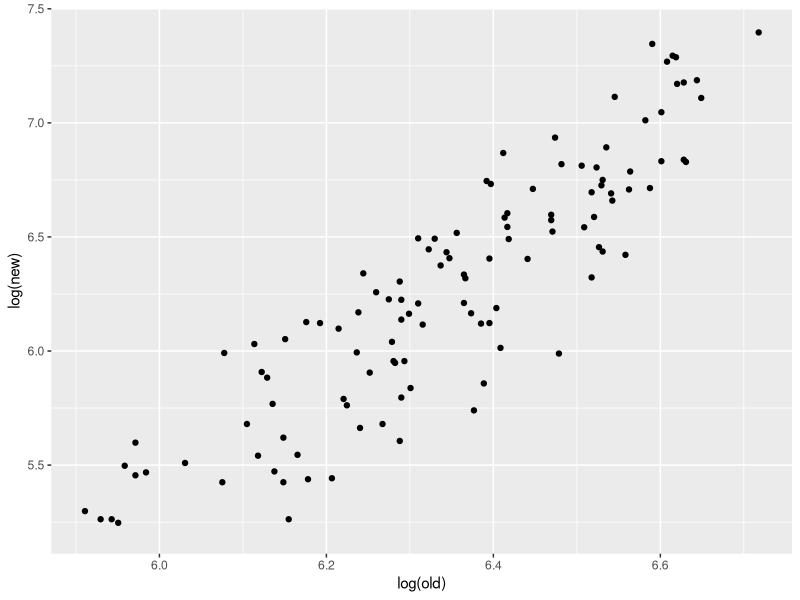

This chart was generated by the following R code:
##########
## This script combines fifa world team ranking data and
## world cup result data


###########################
##TO RUN: Set working Directory to the Location of the Project
HOMEDIR <- "F:/Docs/Personal/rross"
#HOMEDIR <- "C:/Users/Ross/Documents/R/rross"
setwd(paste0(HOMEDIR,"/Soccer/2014/WorldCup/"))


###############
#### LOAD AND/OR INSTALL LIBRARIES

tryCatch(library(XML), error = function(e) install.packages("XML", repos = "http://cran.r-project.org", library(XML)))
tryCatch(library(ggplot2), error = function(e) install.packages("ggplot2", repos = "http://cran.r-project.org", library(ggplot2)))
tryCatch(library(reshape2), error = function(e) install.packages("reshape2", repos = "http://cran.r-project.org", library(reshape2)))
tryCatch(library(quantreg), error = function(e) install.packages("ggplot2", repos = "http://cran.r-project.org", library(ggplot2)))
tryCatch(library(plyr), error = function(e) install.packages("plyr", repos = "http://cran.r-project.org", library(XML)))
tryCatch(library(data.table), error = function(e) install.packages("data.table", repos = "http://cran.r-project.org", library(data.table)))

################
wcdf <- read.csv("clean_wc_results.csv",stringsAsFactors=F)
rankdf <- read.csv("fifa_rank_history.csv",stringsAsFactors=F)


################
## Make corrections if team names do not match
# Names in WC data that cannot be readily matched
c(wcdf$team1,wcdf$team2)[is.na(match(c(wcdf$team1,wcdf$team2),rankdf$name))]
# Unique list of fifa rank data
sort(unique(rankdf$name))

# Manual changes to FIFA rank data where it doesnot match
rankdf$name[grepl("Ivoire",rankdf$name)] <- "Cote d`Ivoire"
rankdf$name[grepl("USA",rankdf$name)] <- "United States"
rankdf$name[grepl("Trinidad",rankdf$name)] <- "Trinidad And Tobago"
rankdf$name[grepl("Republic of Ireland",rankdf$name)] <- "Ireland"
rankdf$name[grepl("China PR",rankdf$name)] <- "China"

################
#create datatable and remove any duplicates
rankdt <- unique(data.table(rankdf,key=c('name','date')))

wcdf$raw1 <- rankdt[J(wcdf$team1,paste0(wcdf$year,"-05-01"))]$points
wcdf$raw2 <- rankdt[J(wcdf$team2,paste0(wcdf$year,"-05-01"))]$points


###############
# Calculate z-score params for each world cup
# needed to normalize across changes in point systems over time
# Actually... doesn't seem to work b/c distribution changed

wcUnq <- unique(data.table(
  team=c(wcdf$team1,wcdf$team2),
  year=c(wcdf$year,wcdf$year),
  raw=c(wcdf$raw1,wcdf$raw2),
  key=c("year","team")))

zcalc <- wcUnq[,list(mean=mean(.SD$raw),sd=sd(.SD$raw)),by="year"]

transform(wcdf,strength1=(raw1 - zcalc[year==year]$mean )/zcalc[year==year]$sd)

# What about plotting change in score the month FIFA switched systems?
# Switch was from 2006-05-01 to 2006-07-01
# There will be noise because of the world cup in the interim

changes <- acast(subset(rankdt,date %in% c("2006-07-01","2006-05-01")),name~date)
chgdf <- data.frame(changes)
names(chgdf) <- c("old","new")
ggplot(chgdf,aes(x=log(old),y=log(new))) + geom_point()

###############
